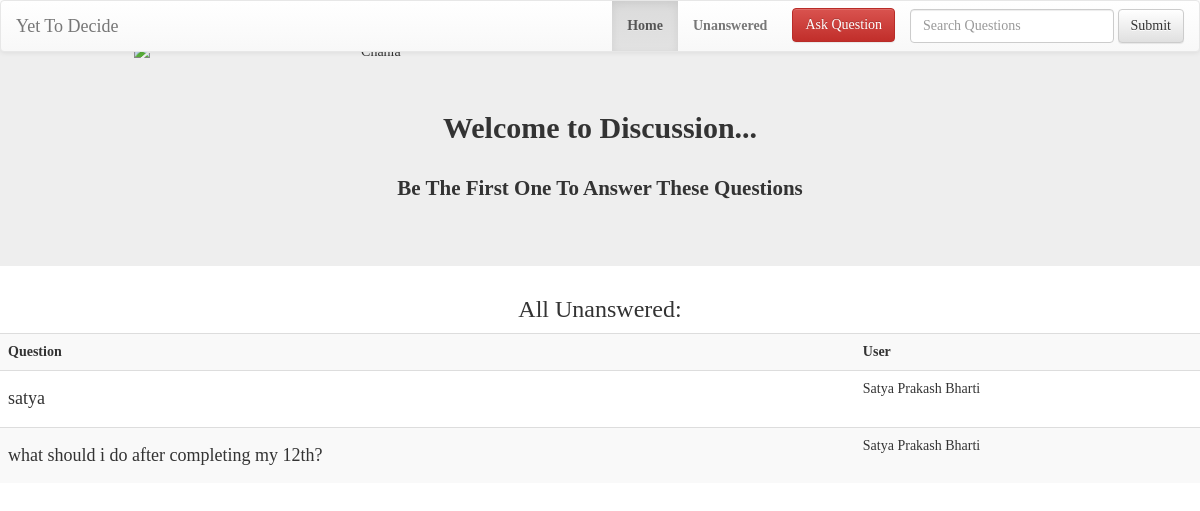
/unanswered.php, run on the app's committed database.
### tables this page shows
CREATE TABLE `question` (
  `ques_id` int(11) NOT NULL,
  `question` longtext NOT NULL,
  `email` varchar(30) NOT NULL
);

CREATE TABLE `users` (
  `email` varchar(1000) NOT NULL,
  `pass` varchar(30) NOT NULL,
  `name` varchar(30) NOT NULL,
  `phone` varchar(10) NOT NULL,
  `profilep` varchar(200) DEFAULT NULL,
  `college` varchar(245) DEFAULT NULL,
  `about` longtext
);

### unanswered.php (the view, shortened to what this page needs)
<!DOCTYPE html>
<html>
<head>
	<link rel="stylesheet" href="footer.css" type="text/css">
    <link rel="stylesheet" href="https://maxcdn.bootstrapcdn.com/bootstrap/3.3.7/css/bootstrap.min.css">
    <link rel="stylesheet" href="https://maxcdn.bootstrapcdn.com/bootstrap/3.3.7/css/bootstrap-theme.min.css">
</head>
    <header>
		<nav class="navbar navbar-default">
		  <div class="container-fluid">
			<div class="navbar-header">
			  <a class="navbar-brand" href="index.php">Yet To Decide</a>
			</div>
			<div class="collapse navbar-collapse" id="bs-example-navbar-collapse-1">
			  <ul class="nav navbar-nav navbar-right">
				<li class="active"><a href="index.php"><b>Home</b> <span class="sr-only">(current)</span></a></li>
				<li><a href="#"><b>Unanswered</b></a></li>
<form class="navbar-form navbar-right" action="discusssearch.php" method="post">
				<div class="form-group">
				  <input type="text" class="form-control" name="college"placeholder="Search Questions">
				</div>
				<button type="submit" name="search" value="Search" class="btn btn-default">Submit</button>
			  </form>
  <button type="button" style="margin-top:7px;margin-left:10px;" class="btn btn-danger" data-toggle="modal" data-target="#myModal">Ask Question</button>
			  </ul>
			</div>
		  </div>
		</nav>
	</header>
<body style="font-family:Times New Roman;">
<center><img class="img-responsive" src="https://thecrowdedhouse.net.au/wp-content/uploads/2018/01/help-and-support.png"  style="margin-top:-30px;" alt="Chania">
<div class="jumbotron" style="margin-top:-19px;">
              <center>  <h2><b>Welcome to Discussion...</b></h2><br>
                <p class="lead"><strong>Be The First One To Answer These Questions</strong></p>
			   </center>
            </div>
<h3>All Unanswered:</h3>
<?php
$link=mysqli_connect('localhost','root','','counselling') or die ('Unable to connect to the server');
$sql="select question.*,users.name
from question,users
where question.email =users.email
AND ques_id NOT IN (
     SELECT ques_id FROM answer);";
$result=mysqli_query($link,$sql);
    if(mysqli_num_rows($result)>0)
    {
        echo "<table class='table table-striped'>
	<tr><th>Question</th>
	<th>User</th>
	</tr>";
    while ($row=mysqli_fetch_array($result))
    {
        $key1=$row['ques_id'];
	echo "<tr>";
	echo "<td><strong><h4><a style='color:inherit;font-family:Times New Roman;' href = 'answerpage.php?var=$key1'>" . $row['question'] . "</a></h4></strong></td>";
	echo "<td>" . $row['name'] . "</td>";
	echo "</tr>";
}
echo "</table></center>";
    }
?>
</body>
</html>

### data on the page
question: question "satya", email.name "Satya Prakash Bharti"
question: question "what should i do after completing my 12th?", email.name "Satya Prakash Bharti"
